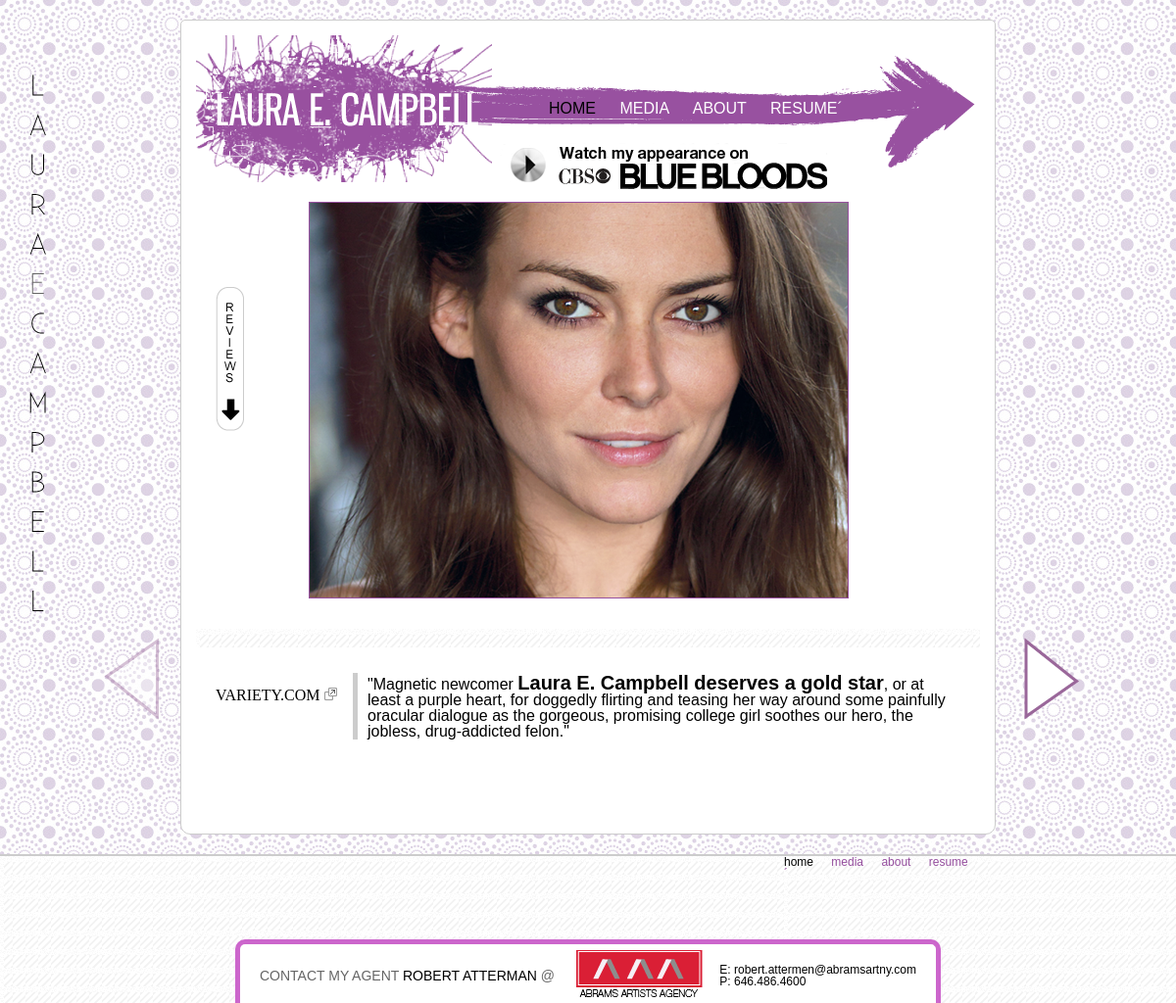
The page / on the database its author committed.
### tables this page shows
CREATE TABLE IF NOT EXISTS `reviews` (
  `reviewlink` text NOT NULL,
  `quotecopy` text NOT NULL,
  `logourl` text NOT NULL,
  `logopercent` int(11) NOT NULL,
  `id` int(11) NOT NULL AUTO_INCREMENT,
  PRIMARY KEY (`id`)
);

### index.php (the view, shortened to what this page needs)
<!DOCTYPE html PUBLIC "-//W3C//DTD HTML 4.01 Transitional//EN"
   "http://www.w3.org/TR/html4/loose.dtd">
<html lang="en">
<head>
				<link rel="stylesheet" type="text/css" href="reset.css" />
			<link rel="stylesheet" type="text/css" href="heart.css" />
</head>
<body>
	<div id="body-wrap">
	<div id="top-hat">&nbsp;</div>
	<div id="name"> <img src="images/name-veritcal.png">	</div>
	<div id="center-wrap">
		<div id="header">
 <div id="navish">
	<ul>
		<li style="color:#000;">home </li>
		<li> <a href="media/">media</a> 	</li>
		<li> <a href="about/">about</a> 	</li>
		<li> <a href="resume/">resume´</a>	</li> 		</ul>
	</div>
			</div>
<a href="#review-area"><div id="review-button"> </div></a>
<div id="blue-bloods"><a href="http://lauraecampbell.com/media/#!lec[bluebloods]/0/"><img src="images/blue-bloods-attention-portly.png"></a>	</div>
<div id="head-shot"><img src="images/headshot-blue-bloods.png">	</div>
			<br>
		<div id="review-quotes"   >
		<div id="mygallery" class="stepcarousel">
		<div id="review-area" class="belt">
				<?php
			$result = mysql_query("SELECT * FROM reviews ORDER BY id ASC")
			or die(mysql_error());
			while($row = mysql_fetch_array( $result )) {
				echo '<div class="panel"> <div id="quote-logo" class="left">';
				echo ' <a href="'.$row['reviewlink'].'" target="blank">';
				echo $row['logourl'];
				echo ' <img src="images/next-page.gif">';
				echo '</a>';
			 	echo '</div>';
				echo '<div id="quote-copy" class="right">';
				echo  '<blockquote>'.$row['quotecopy'].'</blockquote>';
				echo '</div>';
				echo '</div>';
			}
			?>
			<img src="images/last-border.png">
		</div>
		</div>
  			<div id="contact">
		 <div id="contact-copy">CONTACT MY AGENT <span class="black">ROBERT ATTERMAN</span> @  </div>
		<div id="abrams"><img src="images/abrams.png"> </div>
			<div id="phone-email"><a href="mailto:robert.attermen@abramsartny.com">E: robert.attermen@abramsartny.com</a>  <br> <a href="#">P: 646.486.4600</a>	</div>
			</div>
				</div>
	</div>
		<div id="top-hat">&nbsp;</div>
		<div id="shoe">
			<div id="bottom">
			<ul >
				<li style="color:#000;">home </li>
				<li> <a href="media/">media</a> 	</li>
				<li> <a href="about/">about</a> 	</li>
				<li> <a href="resume/">resume´</a>	</li> 		</ul>
					</div>
			</div>
	</div>
</body>
</html>

### heart.css (style rules this page uses)
body { margin:0 }
img { border:0; }
#center-wrap { height:800px; background:#FFF; padding:15px;margin-left:auto;margin-right:auto;width:800px; border: 1px solid #ccc; -moz-border-radius-topleft:5px; -moz-border-radius-topright: 5px; -moz-border-radius-bottomright: 10px; -moz-border-radius-bottomleft: 10px; -webkit-border-top-left-radius: 5px; -webkit-border-top-right-radius: 5px; -webkit-border-bottom-right-radius: 10px; -webkit-border-bottom-left-radius: 10px; }
#body-wrap { background: url("images/dan.jpg") repeat; }
#name { margin:15px 0 0 25px;position:absolute; }
#header { background:#fff url("images/header-bg.png") center top; margin:0; width:800px;height:150px; }
#navish { padding: 67px 0 0 350px; }
#navish li { color:#fff;text-transform:uppercase;font-family:arial;font-size:16px;padding-right:10px;padding-left:10px; }
#navish a:link { color:#fff; text-decoration:none; }
#contact { width:700px; margin:0 0 0 40px;padding:5px;overflow:none; background:white;position:fixed; bottom:0; -moz-border-radius-topleft:10px ;-moz-border-radius-topright: 10px;-moz-border-radius-bottomright: 0;-moz-border-radius-bottomleft: 0;-webkit-border-top-left-radius: 10px;-webkit-border-top-right-radius: 10px;-webkit-border-bottom-right-radius: 0;-webkit-border-bottom-left-radius: 0; border-top:5px solid #cc66cc; border-left:5px solid #cc66cc; border-right: 5px solid #cc66cc; }
#contact ul, li { display: inline;list-style-type: none; }
#contact-copy { font-family:arial;font-size:14px;color: #666; float:left;width:320px;margin: 20px 0 0 15px ; }
#abrams { float:left;width:50px; }
#phone-email { float:right;font-family:arial;font-size:12px;color: #666;margin: 15px 15px 0 15px ; }
#contact a:link { color:#000; text-decoration:none; }
.black { color:black; }
#review-quotes { margin: 0 0 0 0 ; }
#quote-logo { text-transform:uppercase;font-family:Existence;margin-top:40px;color:#666;width:135px; }
#quote-copy { margin: 25px 60px 0 0 ; font-family: arial; font-size:16px; width:600px;height:100%; background:#FFF; color:#000; }
#quote-copy b { font-weight: bold; font-size:20px; }
#quote-copy blockquote { border-left:5px #CCC solid; padding-left:10px; width:600px; }
#quote-logo a:link { color:#000; text-decoration:none; }
#review-button { float:left; margin: 100px 0 0 20px ; }
#head-shot { margin: 5px 0 0 100px ; }
#review-button { width: 30px; height: 160px; background-image: url('images/reviews.png'); }
.left { float:left;overflow:none; }
.right { float:right; overflow:none; }
#admin-nav ul,#admin-nav li, { display: inline;list-style-type: none; }
#top-hat { height:20px; }
#bottom { margin-left:auto;margin-right:auto; width:800px; }
#bottom ul { font-family:arial;font-size:12px;margin:0 0 0 600px; }
#bottom li { margin-right:15px; }
#bottom a:link { color:#954E9E; text-decoration:none; }
#shoe { background: #FFF url("images/last-border.png") repeat;; border-top:2px solid #ccc; width:100%; height:150px }
#blue-bloods { position:absolute;top:145px; margin:0 0 0 310px; }
.stepcarousel { position: relative; border: 0; overflow: scroll; width: 800px; height: 225px; }
.stepcarousel .belt { position: absolute; left: 0; top: 0; }
.stepcarousel .panel { float: left; overflow: hidden; margin: 20px; width: 800px; }

### rows shown on the page
reviews: logourl "VARIETY.COM", quotecopy "\"Magnetic newcomer Laura E. Campbell deserves a gold star , or at least a purple heart, for doggedly flirting and teasing her way around some painfully oracular dialogue as the gorgeous, promising college girl soothes our hero, the jobless, drug-addicted felon.\""
